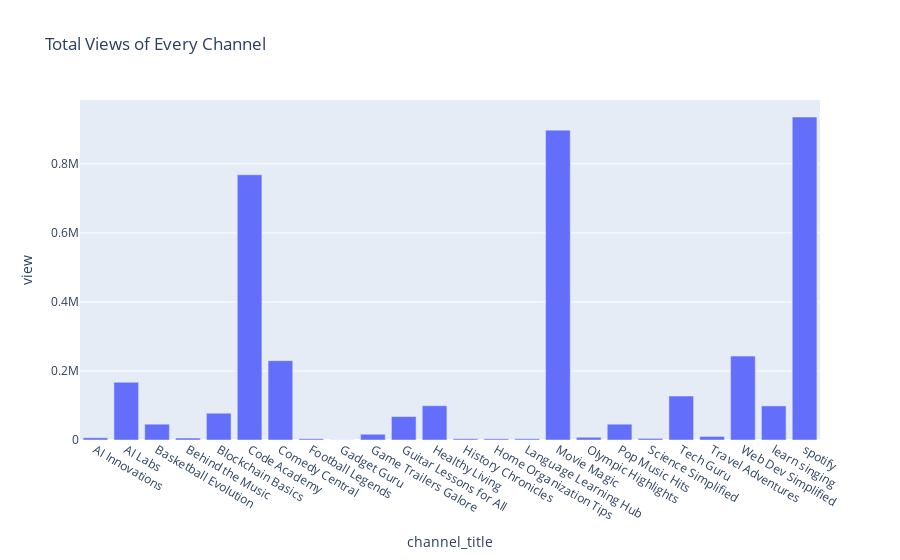

Notebook code cell kept with this figure:
### Code cell
import plotly.express as px
figure = px.bar(
    x='channel_title', 
    y='view',data_frame=ds,
    title='Total Views of Every Channel'
)
figure.show()

### Figure 1 — Plotly figure (JSON) as saved in the notebook; plotly's stock layout.template omitted (floating-point values rounded to 4 significant figures)
{"data": [{"alignmentgroup": "True", "hovertemplate": "channel_title=%{x}<br>view=%{y}<extra></extra>", "legendgroup": "", "marker": {"color": "#636efa", "pattern": {"shape": ""}}, "name": "", "offsetgroup": "", "orientation": "v", "showlegend": false, "textposition": "auto", "type": "bar", "x": ["AI Innovations", "AI Labs", "Basketball Evolution", "Behind the Music", "Blockchain Basics", "Code Academy", "Comedy Central", "Football Legends", "Gadget Guru", "Game Trailers Galore", "Guitar Lessons for All", "Healthy Living", "History Chronicles", "Home Organization Tips", "Language Learning Hub", "Movie Magic", "Olympic Highlights", "Pop Music Hits", "Science Simplified", "Tech Guru", "Travel Adventures", "Web Dev Simplified", "learn singing", "spotify"], "xaxis": "x", "y": [6478, 167092, 45789, 5678, 77535, 768244, 229747, 3567, 356, 16596, 67996, 99263, 3579, 3468, 3567, 897628, 7898, 45789, 4678, 127343, 10365, 243087, 98773, 935677], "yaxis": "y"}], "layout": {"autosize": true, "barmode": "relative", "legend": {"tracegroupgap": 0}, "title": {"text": "Total Views of Every Channel"}, "xaxis": {"anchor": "y", "autorange": true, "domain": [0, 1], "range": [-0.5, 23.5], "title": {"text": "channel_title"}, "type": "category"}, "yaxis": {"anchor": "x", "autorange": true, "domain": [0, 1], "range": [0, 984900.0], "title": {"text": "view"}, "type": "linear"}}}
